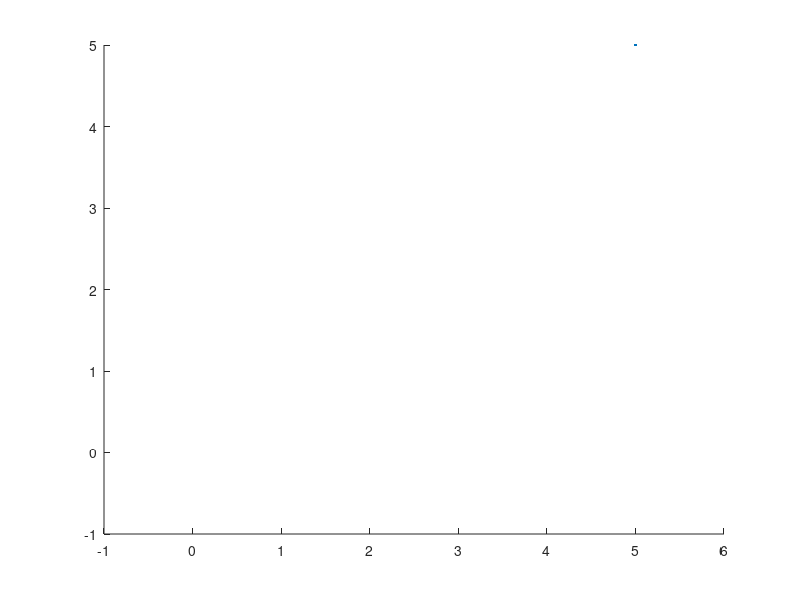

This figure's MATLAB source: (Note: this script raises an error after producing the figure.)
%Ethan Newman - Tennessee Technological University
%Project 2 - Using 1D Arrays in MATLAB

clear variables;clc

Tri_x=input('Enter 3 numbers in an array for vertices in X')
Tri_y=input('Enter 3 numbers in an array for vertices in Y')
figure(1)
hold on
axis([-1,6,-1,5])
plot(Tri_x,Tri_y)
Tri_xline=[Tri_x(1),Tri_x(3)];
Tri_yline=[Tri_y(1),Tri_y(3)];
plot(Tri_xline,Tri_yline);
tside_a=(sqrt((Tri_x(2)-Tri_x(1))+(Tri_y(2)-Tri_y(1))))^2;
tside_b=((sqrt((Tri_x(3)-Tri_x(2))+(Tri_y(3)-Tri_y(2))))^2);
tside_c=(sqrt((Tri_x(3)-Tri_x(1))+(Tri_y(3)-Tri_y(1))))^2;
fprintf('Side a of the Triangle is %6.1f\n',tside_a)
fprintf('Side b of the Triangle is %6.1f\n',tside_b)
fprintf('Side c of the Triangle is %6.1f\n',tside_c)
tangle_a= acos((((tside_b)^2)+((tside_c)^2)-((tside_a)^2)))/(2*(tside_b*tside_c));
fprintf('The first angle is degree raidians %6.3f\n',tangle_a)
tangle_b= acos((((tside_c)^2)+((tside_a)^2)-((tside_b)^2)))/(2*(tside_c*tside_a));
fprintf('The second angle is degree raidians %6.3f\n',tangle_b)
tangle_c= acos((((tside_a)^2)+((tside_b)^2)-((tside_c)^2)))/(2*(tside_a*tside_b));
fprintf('The third angle is degree raidians %6.3f\n',tangle_c)





